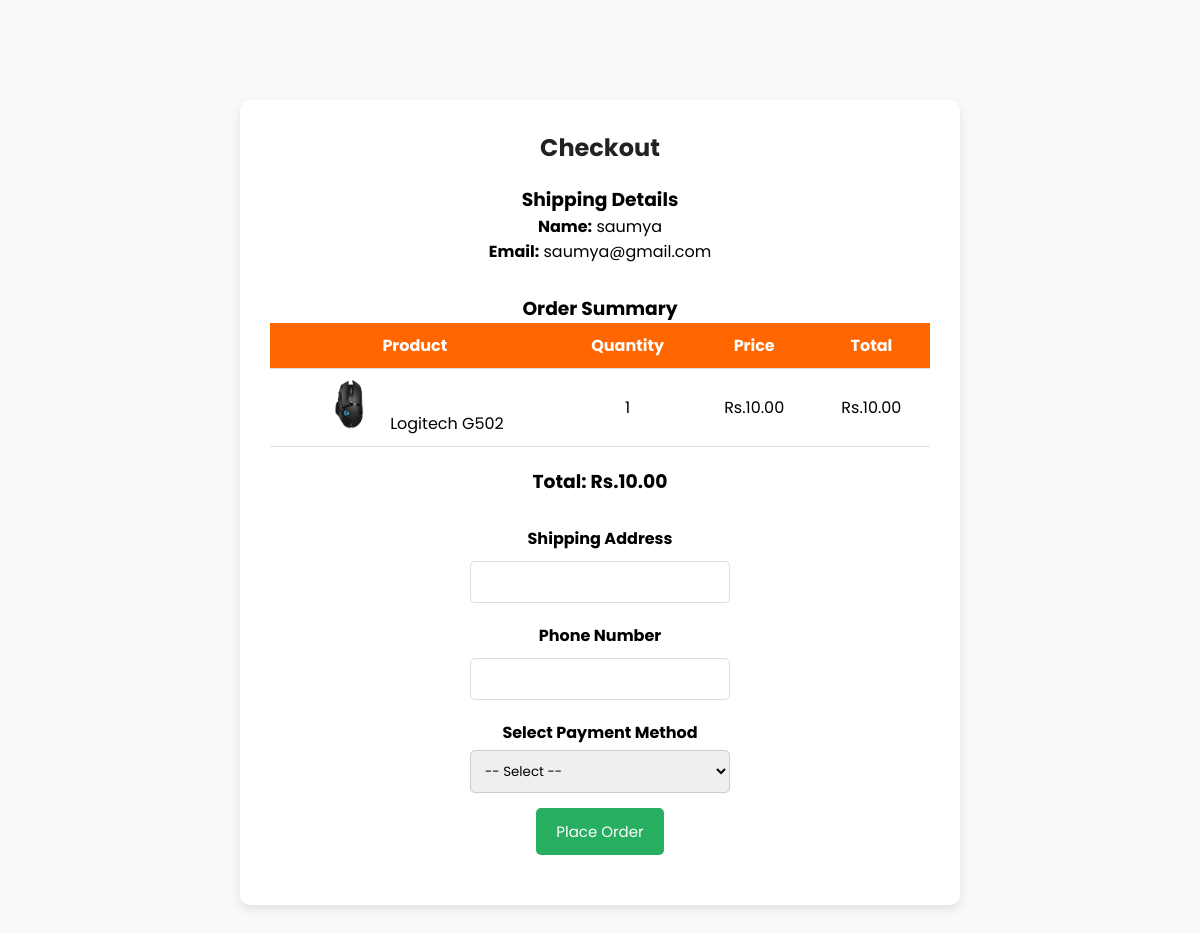
/checkout.php (signed in), run on the app's committed database.
### tables this page shows
CREATE TABLE `users` (
  `id` int(11) NOT NULL,
  `username` varchar(50) NOT NULL,
  `email` varchar(100) NOT NULL,
  `password` varchar(255) NOT NULL,
  `role` enum('admin','user') DEFAULT 'user'
);

CREATE TABLE `cart` (
  `id` int(11) NOT NULL,
  `user_id` int(11) DEFAULT NULL,
  `product_id` int(11) DEFAULT NULL,
  `quantity` int(11) DEFAULT 1
);

CREATE TABLE `products` (
  `id` int(11) NOT NULL,
  `name` varchar(100) NOT NULL,
  `price` decimal(10,2) NOT NULL,
  `image` varchar(255) NOT NULL,
  `description` varchar(255) DEFAULT NULL,
  `type` varchar(255) DEFAULT NULL
);

### checkout.php (the view, shortened to what this page needs)
<?php
include 'dbconnection.php';
$user_id = $_SESSION['user_id'];
$total_price = 0;
$user_query = mysqli_query($conn, "SELECT * FROM users WHERE id = '$user_id'");
$user = mysqli_fetch_assoc($user_query);
$cart_query = mysqli_query($conn, "
    SELECT cart.product_id, cart.quantity, products.name, products.price, products.image
    FROM cart
    INNER JOIN products ON cart.product_id = products.id
    WHERE cart.user_id = '$user_id'
");
$cart_items = [];
while ($row = mysqli_fetch_assoc($cart_query)) {
    $cart_items[] = $row;
    $total_price += $row['price'] * $row['quantity'];
}
?>
<!DOCTYPE html>
<html lang="en">
<head>
    <link rel="stylesheet" href="styles.css">
</head>
<body>
<div class="checkout-container">
    <h2>Checkout</h2>
    <h3>Shipping Details</h3>
    <p><strong>Name:</strong> <?= htmlspecialchars($user['username']); ?></p>
    <p><strong>Email:</strong> <?= htmlspecialchars($user['email']); ?></p>
    <div class="order-summary">
        <h3>Order Summary</h3>
        <table>
            <tr>
                <th>Product</th><th>Quantity</th><th>Price</th><th>Total</th>
            </tr>
            <?php foreach ($cart_items as $item): ?>
            <tr>
                <td>
                    <img src="<?= htmlspecialchars($item['image']); ?>" width="50" height="50" style="border-radius:5px;margin-right:10px;">
                    <?= htmlspecialchars($item['name']); ?>
                </td>
                <td><?= $item['quantity']; ?></td>
                <td>Rs.<?= number_format($item['price'], 2); ?></td>
                <td>Rs.<?= number_format($item['price'] * $item['quantity'], 2); ?></td>
            </tr>
            <?php endforeach; ?>
        </table>
        <h3>Total: Rs.<?= number_format($total_price, 2); ?></h3>
    </div>
    <form id="checkoutForm" method="POST" onsubmit="return validateForm()">
        <label for="address">Shipping Address</label>
        <input type="text" name="address" id="address" required>
        <label for="phone">Phone Number</label>
        <input type="text" name="phone" id="phone" required>
        <label for="payment_method">Select Payment Method</label>
        <select name="payment_method" id="payment_method" required>
            <option value="">-- Select --</option>
        </select>
        <button type="submit" class="btn">Place Order</button>
    </form>
</div>
</body>
</html>

### styles.css (style rules this page uses)
* { margin: 0; padding: 0; box-sizing: border-box; font-family: "Poppins", sans-serif; }
body { background-color: #000000; color: #000000; padding-top: 60px; }
form { width: 300px; margin: auto; padding: 20px; background: white; border-radius: 10px; text-align: center; }
form input { width: 100%; padding: 10px; margin: 10px 0; border: 1px solid #ddd; border-radius: 5px; }
form button { background-color: #ff0000; color: white; padding: 10px; border: none; border-radius: 5px; cursor: pointer; transition: 0.3s; }
.btn { background-color: #000000; color: white; padding: 10px 15px; text-decoration: none; border-radius: 5px; transition: 0.3s; display: inline-block; }
.checkout-container { width: 60%; margin: auto; padding: 20px; background: white; border-radius: 10px; box-shadow: 0px 0px 10px rgba(0, 0, 0, 0.1); text-align: center; }
.checkout-container h2 { text-align: center; color: #222; margin-bottom: 20px; }
.checkout-container table { width: 100%; border-collapse: collapse; margin-bottom: 20px; }
.checkout-container th, .checkout-container td { border-bottom: 1px solid #ddd; padding: 10px; text-align: center; }
.checkout-container th { background: #ff6600; color: white; }

### checkout.php (style rules this page uses)
body { font-family: Arial, sans-serif; margin: 0; background: #f9f9f9; }
.checkout-container { max-width: 900px; margin: 40px auto; padding: 30px; background: #fff; border-radius: 10px; box-shadow: 0 4px 10px rgba(0,0,0,0.1); }
h2 { color: #333; margin-bottom: 20px; }
table { width: 100%; border-collapse: collapse; margin-bottom: 20px; }
th, td { border-bottom: 1px solid #ddd; padding: 12px; text-align: left; }
th { background: #f1f1f1; }
.btn { padding: 12px 20px; border: none; border-radius: 5px; cursor: pointer; font-size: 15px; margin-top: 15px; background: #27ae60; color: #fff; }
label { display: block; margin-top: 10px; font-weight: bold; }
input, select { width: 100%; padding: 10px; margin-top: 5px; border: 1px solid #ccc; border-radius: 5px; }
.order-summary { margin-top: 30px; }

### data on the page
users: username "saumya", email "saumya@gmail.com"
cart: product.image (picture), product.name "Logitech G502", quantity "1", product.price "10.00", $item['price']*$item['quantity'] "10.00"

### other printed values
$total_price "10.00"
